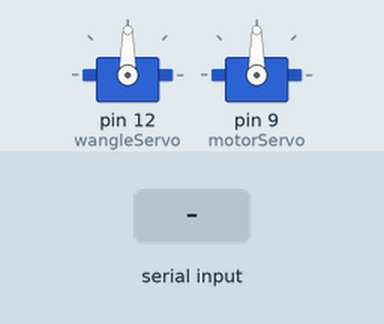
Recording of a sketch running on a simulated Arduino Leonardo, built with avr-gcc and run on an emulated ATmega32U4. On the bench: 2 × servo. Inputs (shaded band) come from the test bench.

Above: at 6.2 s.
6.3 s: "2\n" received over the second serial link
At 7.2 s:
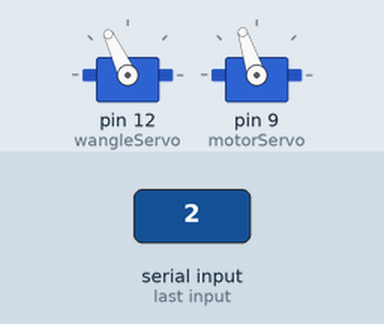
At 11.5 s:
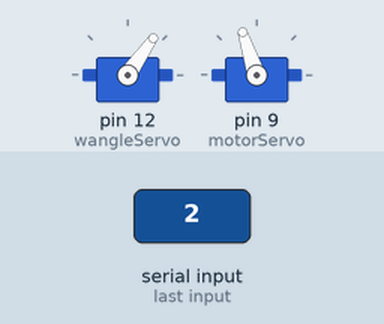
Timing chart, 0 to 13.0 s (numbered marks = the images above; inputs shaded):
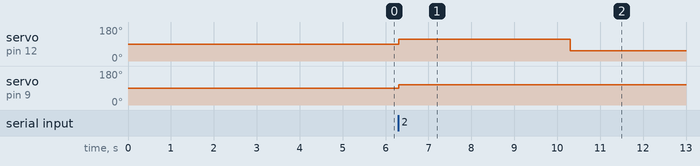

The sketch:

test1.ino
```cpp
#include <Servo.h>

// Create Servo objects for controlling the servos
Servo wangleServo; // Servo that controls the angle the wheel is on
Servo motorServo;  // Servo that controls the speed of the motor

// Enum for different actions
enum RobotAction {
  Alignmentmv,
  AvoidObstacle,
  Stop,
  Forward,
  goThroughArch,

};

// Function declaration for performing actions based on the enum
void performAction(RobotAction action);

void setup() {
  // Attach the servos to their respective pins
  wangleServo.attach(12);
  motorServo.attach(9);

  // Initialize the wheel angle servo to the center position (90 degrees)
  wangleServo.write(90);

  // Start serial communication at 9600 baud rate
  Serial.begin(9600);
  Serial1.begin(9600);

  // Set the ESC to the neutral state
  motorServo.write(90); // 90 degrees corresponds to a neutral signal (1500 microsecond pulse width)
  delay(5000);          // Wait for 5 seconds to ensure the ESC recognizes the neutral signal
}

void loop() {
  // Example usage: perform different actions based on the received signal
  if (Serial1.available() > 0) {
    String value = Serial1.readStringUntil('\n');
    int action = value.toInt();
    switch (action) {
      case 1:
        performAction(Alignmentmv);
        break;
      case 2:
        performAction(AvoidObstacle);
        break;
      case 3:
        performAction(Stop);
        break;
      case 4:
        performAction(Forward);
        break;
      default:
        break;
    }
  }
}

void performAction(RobotAction action) {
  switch (action) {
    case Alignmentmv:
      if (Serial.available() > 0) {
        // Perform Alignmentmv action
        // Read a string from the serial input until a newline character
        String value = Serial.readStringUntil('\n');
        // Convert the string value to an integer
        int intValue = value.toInt();
        // Adjust the wheeldegree based on the input value
        int wheeldegree = 90 + intValue;
        // Write the adjusted wheeldegree to the wangle servo
        wangleServo.write(wheeldegree);
        // Wait for 40 milliseconds before the next loop iteration
        delay(40);
      }
      break;
    case AvoidObstacle:
      // Perform avoid obstacle action
      int val = 58;
      int pos = map(val, 0, 100, 10, 180); // 95 is the zero position of 50 speed
      motorServo.write(pos);               // Write the mapped position to the motor servo
      wangleServo.write(115);
      delay(4000);
      motorServo.write(90);
      wangleServo.write(55);
      motorServo.write(pos);
      delay(10000);
      break;
    case Stop:
      // Perform stop action
      motorServo.write(90); // Stop the motor
      break;
    case Forward:
      // Moving forward
      val = 58;
      pos = map(val, 0, 100, 10, 180);
      motorServo.write(pos);
      wangleServo.write(90);
      delay(50);
      break;
  }
}
```

Measured:
- after the input at 6.3 s, servo on pin 12 (wangleServo): 90° → 115° at once, → 55° 4.0 s later; servo on pin 9 (motorServo): 90° → 108° at once
